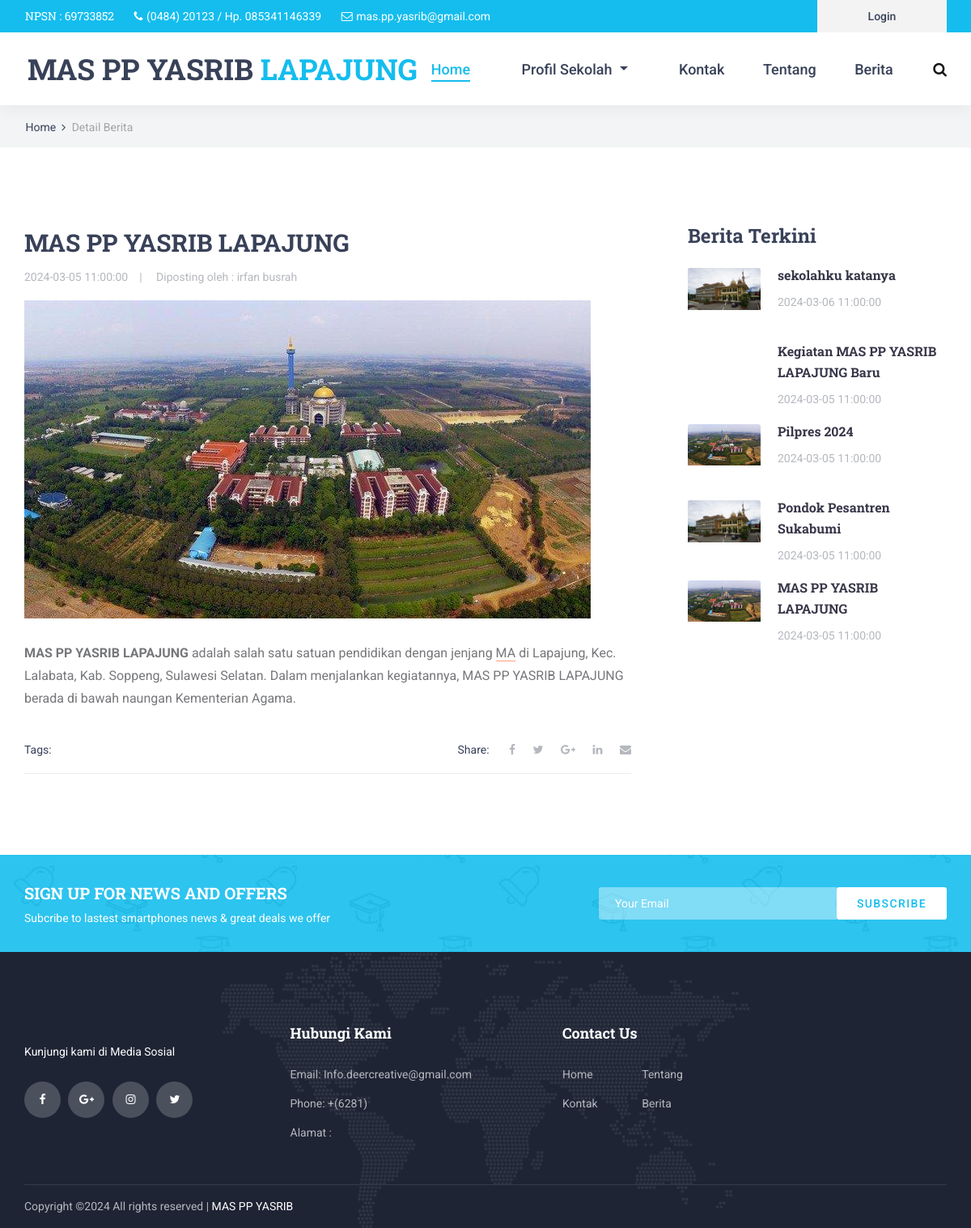
The page /home/detail_berita/ on the database as committed earlier.
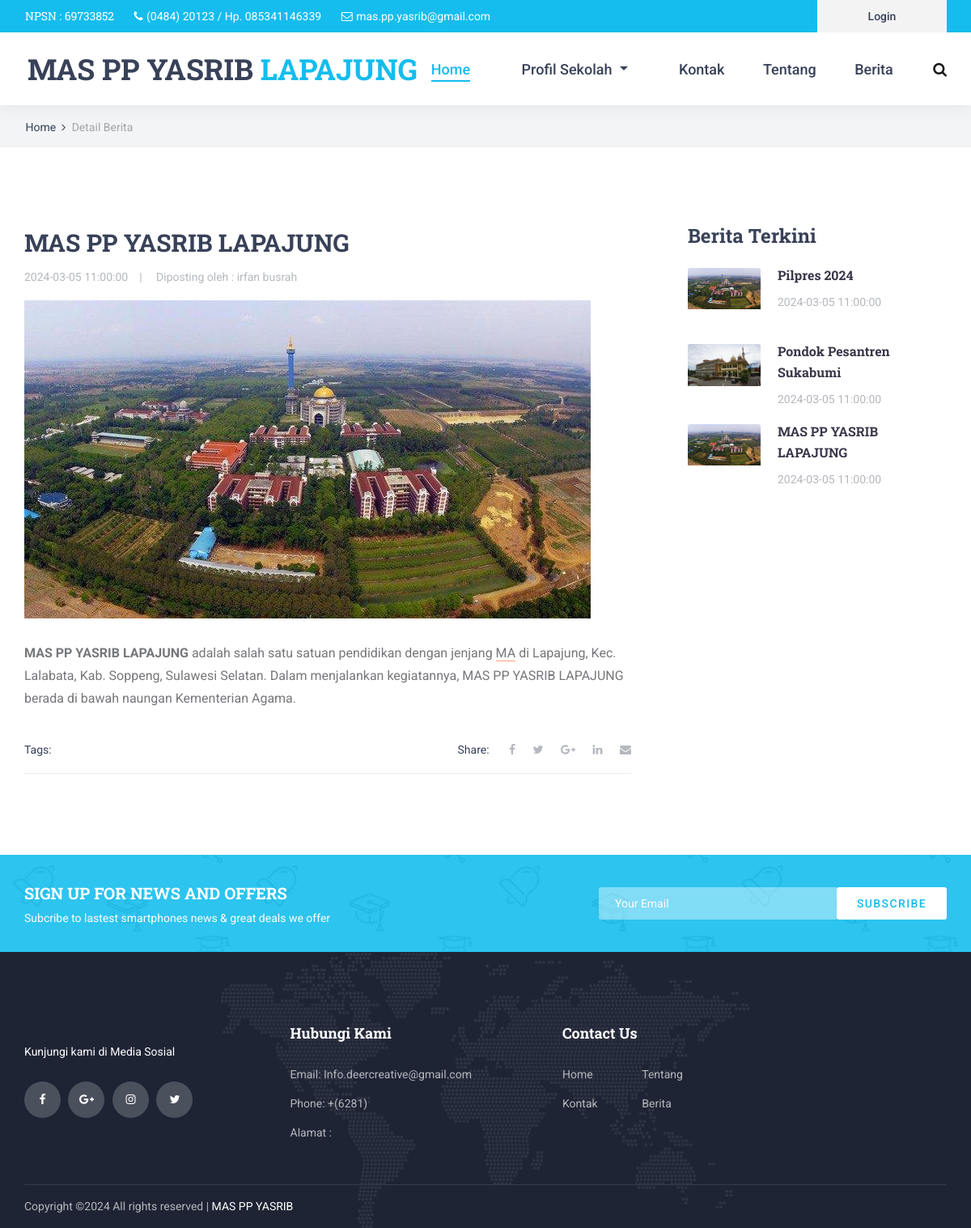
The same page on the database as committed later.
### tables this page shows
CREATE TABLE `tb_berita` (
  `id_berita` int(11) NOT NULL,
  `judul_berita` varchar(50) DEFAULT NULL,
  `slug_berita` varchar(11) DEFAULT NULL,
  `isi_berita` text DEFAULT NULL,
  `gambar_berita` varchar(50) DEFAULT NULL,
  `tgl_berita` timestamp NOT NULL DEFAULT current_timestamp(),
  `id_user` int(11) DEFAULT NULL
);

CREATE TABLE `tb_user` (
  `id_user` int(2) NOT NULL,
  `nama_user` varchar(255) DEFAULT NULL,
  `username` varchar(255) DEFAULT NULL,
  `password` varchar(255) DEFAULT NULL,
  `level` int(2) DEFAULT NULL
);

### application/views/layout/v_wrapper.php (called while the page is built)
<?php
require_once('v_head.php');
require_once('v_header.php');
require_once('v_nav.php');
require_once('v_content.php');
require_once('v_footer.php');

### application/controllers/Home.php (called while the page is built, shortened)
<?php
class Home extends CI_Controller {
	public function __construct()
    {
        $this->load->model('M_guru');
        $this->load->model('M_mapel');
		$this->load->model('M_home');
    }
	public function detail_berita($slug_berita=null)
	{
		$data = array(
			'title' => 'Detail_Berita',
			'latest_berita' =>$this->M_home->latest_berita(),
			'berita' => $this->M_home->detail_berita($slug_berita),
			'isi' => 'v_detail_berita'
		);
		$this->load->view('layout/v_wrapper', $data, FALSE);
	}
}

### index.php (called while the page is built, shortened)
<?php
require_once BASEPATH.'core/CodeIgniter.php';

### application/views/layout/v_content.php (called while the page is built)
<?php
if ($isi) {
    $this->load->view($isi);
}

### application/models/m_home.php (called while the page is built, shortened)
<?php
class M_home extends CI_Model{
    public function detail_berita($slug_berita)
    {
        $this->db->select('*');
        $this->db->from('tb_berita');
        $this->db->join('tb_user','tb_user.id_user = tb_berita.id_user', 'left');
        $this->db->where('slug_berita', $slug_berita);
        return $this->db->get()->row();
    }
    public function latest_berita(){
        $this->db->select('*');
        $this->db->from('tb_berita');
        $this->db->join('tb_user','tb_user.id_user = tb_berita.id_user', 'left');
        $this->db->order_by('id_berita', 'desc');
        $this->db->limit(10);
        return $this->db->get()->result();
    }
}

### application/views/v_detail_berita.php (the view, shortened to what this page needs)
<div class="home">
    <div class="breadcrumbs_container">
        <div class="container">
            <div class="row">
                <div class="col">
                    <div class="breadcrumbs">
                        <ul>
                            <li><a href="index.html">Home</a></li>
                            <li>Detail Berita</li>
                        </ul>
                    </div>
                </div>
            </div>
        </div>
    </div>
</div>
<div class="blog">
		<div class="container">
			<div class="row">
				<div class="col-lg-8">
					<div class="blog_content">
						<div class="blog_title"><?= $berita->judul_berita ?></div>
						<div class="blog_meta">
							<ul>
								<li> <a href="#"><?= $berita->tgl_berita ?></a></li>
								<li>Diposting oleh : <a href="#"><?= $berita->nama_user ?></a></li>
							</ul>
						</div>
						<div class="blog_image"><img src="<?= base_url('gambar_berita/').$berita->gambar_berita; ?>" alt=""></div>
						<p><?= $berita->isi_berita ?></p>
					</div>
					<div class="blog_extra d-flex flex-lg-row flex-column align-items-lg-center align-items-start justify-content-start">
						<div class="blog_tags">
							<span>Tags: </span>
						</div>
						<div class="blog_social ml-lg-auto">
							<span>Share: </span>
							<ul>
								<li><a href="#"><i class="fa fa-facebook" aria-hidden="true"></i></a></li>
								<li><a href="#"><i class="fa fa-twitter" aria-hidden="true"></i></a></li>
								<li><a href="#"><i class="fa fa-google-plus" aria-hidden="true"></i></a></li>
								<li><a href="#"><i class="fa fa-linkedin" aria-hidden="true"></i></a></li>
								<li><a href="#"><i class="fa fa-envelope" aria-hidden="true"></i></a></li>
							</ul>
						</div>
					</div>
				</div>
				<div class="col-lg-4">
					<div class="sidebar">
						<div class="sidebar_section">
							<div class="sidebar_section_title">Berita Terkini</div>
							<div class="sidebar_latest">
                                <?php foreach ($latest_berita as $key => $value) { ?>
								<div class="latest d-flex flex-row align-items-start justify-content-start">
									<div class="latest_image"><div><img src="<?= base_url('gambar_berita/').$value->gambar_berita; ?>" alt=""></div></div>
									<div class="latest_content">
										<div class="latest_title"><a href="<?= $value->slug_berita; ?>"><?= $value->judul_berita; ?></a></div>
										<div class="latest_date"><?= $value->tgl_berita; ?></div>
									</div>
								</div>
                                 <?php  } ?>
							</div>
						</div>
					</div>
				</div>
			</div>
		</div>
	</div>
<div class="newsletter">
    <div class="newsletter_background" style="background-image:url(<?= base_url() ?>template/front-end/images/newsletter_background.jpg)"></div>
    <div class="container">
        <div class="row">
            <div class="col">
                <div class="newsletter_container d-flex flex-lg-row flex-column align-items-center justify-content-start">
                    <div class="newsletter_content text-lg-left text-center">
                        <div class="newsletter_title">sign up for news and offers</div>
                        <div class="newsletter_subtitle">Subcribe to lastest smartphones news & great deals we offer</div>
                    </div>
                    <div class="newsletter_form_container ml-lg-auto">
                        <form action="#" id="newsletter_form" class="newsletter_form d-flex flex-row align-items-center justify-content-center">
                            <input type="email" class="newsletter_input" placeholder="Your Email" required="required">
                            <button type="submit" class="newsletter_button">subscribe</button>
                        </form>
                    </div>
                </div>
            </div>
        </div>
    </div>
</div>

### application/views/layout/v_head.php (shortened to what this page needs)
<html lang="en">
<head>
<link rel="stylesheet" type="text/css" href="<?= base_url() ?>template/front-end/styles/bootstrap4/bootstrap.min.css">
<link href="<?= base_url() ?>template/front-end/plugins/font-awesome-4.7.0/css/font-awesome.min.css" rel="stylesheet" type="text/css">
<link rel="stylesheet" type="text/css" href="<?= base_url() ?>template/front-end/plugins/OwlCarousel2-2.2.1/owl.carousel.css">
<link rel="stylesheet" type="text/css" href="<?= base_url() ?>template/front-end/plugins/OwlCarousel2-2.2.1/owl.theme.default.css">
<link rel="stylesheet" type="text/css" href="<?= base_url() ?>template/front-end/plugins/OwlCarousel2-2.2.1/animate.css">
<link href="<?= base_url() ?>template/front-end/plugins/colorbox/colorbox.css" rel="stylesheet" type="text/css">
<link rel="stylesheet" type="text/css" href="<?= base_url() ?>template/front-end/styles/courses.css">
<link rel="stylesheet" type="text/css" href="<?= base_url() ?>template/front-end/styles/courses_responsive.css">
<link rel="stylesheet" type="text/css" href="<?= base_url() ?>template/front-end/styles/responsive.css">
<link rel="stylesheet" type="text/css" href="<?= base_url() ?>template/front-end/styles/contact.css">
<link rel="stylesheet" type="text/css" href="<?= base_url() ?>template/front-end/styles/contact_responsive.css">
<link rel="stylesheet" type="text/css" href="<?= base_url() ?>template/front-end/styles/blog_single.css">
<link rel="stylesheet" type="text/css" href="<?= base_url() ?>template/front-end/styles/blog_single_responsive.css">
<link rel="stylesheet" type="text/css" href="<?= base_url() ?>template/front-end/styles/about.css">
<link rel="stylesheet" type="text/css" href="<?= base_url() ?>template/front-end/styles/about_responsive.css">
 <link rel="stylesheet" href="https://cdn.datatables.net/2.0.1/css/dataTables.dataTables.css" />
 <link rel="stylesheet" href="https://unpkg.com/leaflet@1.9.4/dist/leaflet.css" />
</head>

### application/views/layout/v_header.php (shortened to what this page needs)
<body>
<div class="super_container">
	<header class="header">
		<div class="top_bar">
			<div class="top_bar_container">
				<div class="container">
					<div class="row">
						<div class="col">
							<div class="top_bar_content d-flex flex-row align-items-center justify-content-start">
								<ul class="top_bar_contact_list">
									<li><div class="question">NPSN : 69733852</div></li>
									<li>
										<i class="fa fa-phone" aria-hidden="true"></i>
										<div>(0484)  20123 / Hp. 085341146339</div>
									</li>
									<li>
										<i class="fa fa-envelope-o" aria-hidden="true"></i>
										<div>mas.pp.yasrib@gmail.com</div>
									</li>
								</ul>
								<div class="top_bar_login ml-auto">
									<div class="login_button"><a href="<?= base_url('login') ?>">Login</a></div>
								</div>
							</div>
						</div>
					</div>
				</div>
			</div>
		</div>

### application/views/layout/v_nav.php (shortened to what this page needs)
<div class="header_container">
			<div class="container">
				<div class="row">
					<div class="col">
						<div class="header_content d-flex flex-row align-items-center justify-content-start">
							<div class="logo_container">
								<a href="<?= base_url(); ?>">
									<div class="logo_text">MAS PP YASRIB <span>LAPAJUNG</span></div>
								</a>
							</div>
							<nav class="main_nav_contaner ml-auto">
								<ul class="main_nav">
									<li class="active"><a href="<?= base_url(); ?>">Home</a></li>
									<li class="nav-item dropdown">
        <a class="nav-link dropdown-toggle" href="#" id="navbarDropdown" role="button" data-toggle="dropdown" aria-haspopup="true" aria-expanded="false">
          Profil Sekolah
        </a>
      </li>
									<li><a href="about.html">Kontak</a></li>
									<li><a href="<?= base_url('home/about'); ?>">Tentang</a></li>
									<li><a href="<?= base_url('home/berita'); ?>">Berita</a></li>
								</ul>
								<div class="search_button"><i class="fa fa-search" aria-hidden="true"></i></div>
							</nav>
						</div>
					</div>
				</div>
			</div>
		</div>
	</header>

### application/views/layout/v_footer.php (shortened to what this page needs)
<footer class="footer">
		<div class="footer_background" style="background-image:url(<?= base_url() ?>template/front-end/images/footer_background.png)"></div>
		<div class="container">
			<div class="row footer_row">
				<div class="col">
					<div class="footer_content">
						<div class="row">
							<div class="col-lg-3 footer_col">
								<div class="footer_section footer_about">
									<div class="footer_about_text">
										<p>Kunjungi kami di Media Sosial</p>
									</div>
									<div class="footer_social">
										<ul>
											<li><a href="#"><i class="fa fa-facebook" aria-hidden="true"></i></a></li>
											<li><a href="#"><i class="fa fa-google-plus" aria-hidden="true"></i></a></li>
											<li><a href="#"><i class="fa fa-instagram" aria-hidden="true"></i></a></li>
											<li><a href="#"><i class="fa fa-twitter" aria-hidden="true"></i></a></li>
										</ul>
									</div>
								</div>
							</div>
							<div class="col-lg-3 footer_col">
								<div class="footer_section footer_contact">
									<div class="footer_title">Hubungi Kami</div>
									<div class="footer_contact_info">
										<ul>
											<li>Email: Info.deercreative@gmail.com</li>
											<li>Phone:  +(6281) </li>
											<li>Alamat : </li>
										</ul>
									</div>
								</div>
							</div>
							<div class="col-lg-3 footer_col">
								<div class="footer_section footer_links">
									<div class="footer_title">Contact Us</div>
									<div class="footer_links_container">
										<ul>
											<li><a href="index.html">Home</a></li>
											<li><a href="about.html">Kontak</a></li>
											<li><a href="contact.html">Tentang</a></li>
											<li><a href="#">Berita</a></li>
										</ul>
									</div>
								</div>
							</div>
							<div class="col-lg-3 footer_col clearfix">
							</div>
						</div>
					</div>
				</div>
			</div>
			<div class="row copyright_row">
				<div class="col">
					<div class="copyright d-flex flex-lg-row flex-column align-items-center justify-content-start">
						<div class="cr_text">
Copyright &copy;<script>document.write(new Date().getFullYear());</script> All rights reserved | <i class="" aria-hidden="true"></i>  <a href="#" target="_blank">MAS PP YASRIB</a>
</div>
					</div>
				</div>
			</div>
		</div>
	</footer>
</div>
</body>

Rows that differ between the two databases and show on the page:
removed tb_berita: gambar_berita (picture), judul_berita "sekolahku katanya", tgl_berita "2024-03-06 11:00:00"
removed tb_berita: judul_berita "Kegiatan MAS PP YASRIB LAPAJUNG Baru", tgl_berita "2024-03-05 11:00:00"
